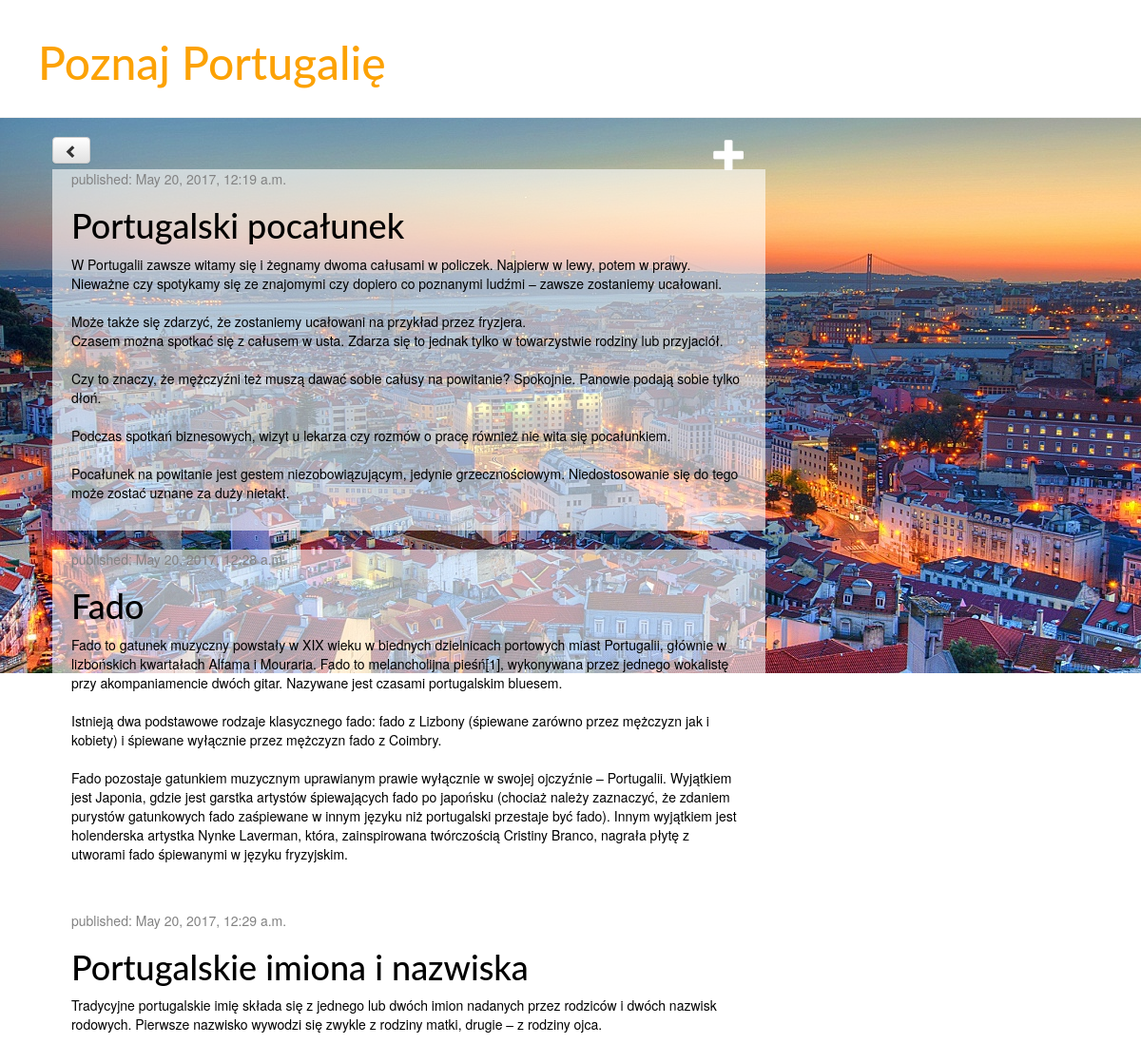
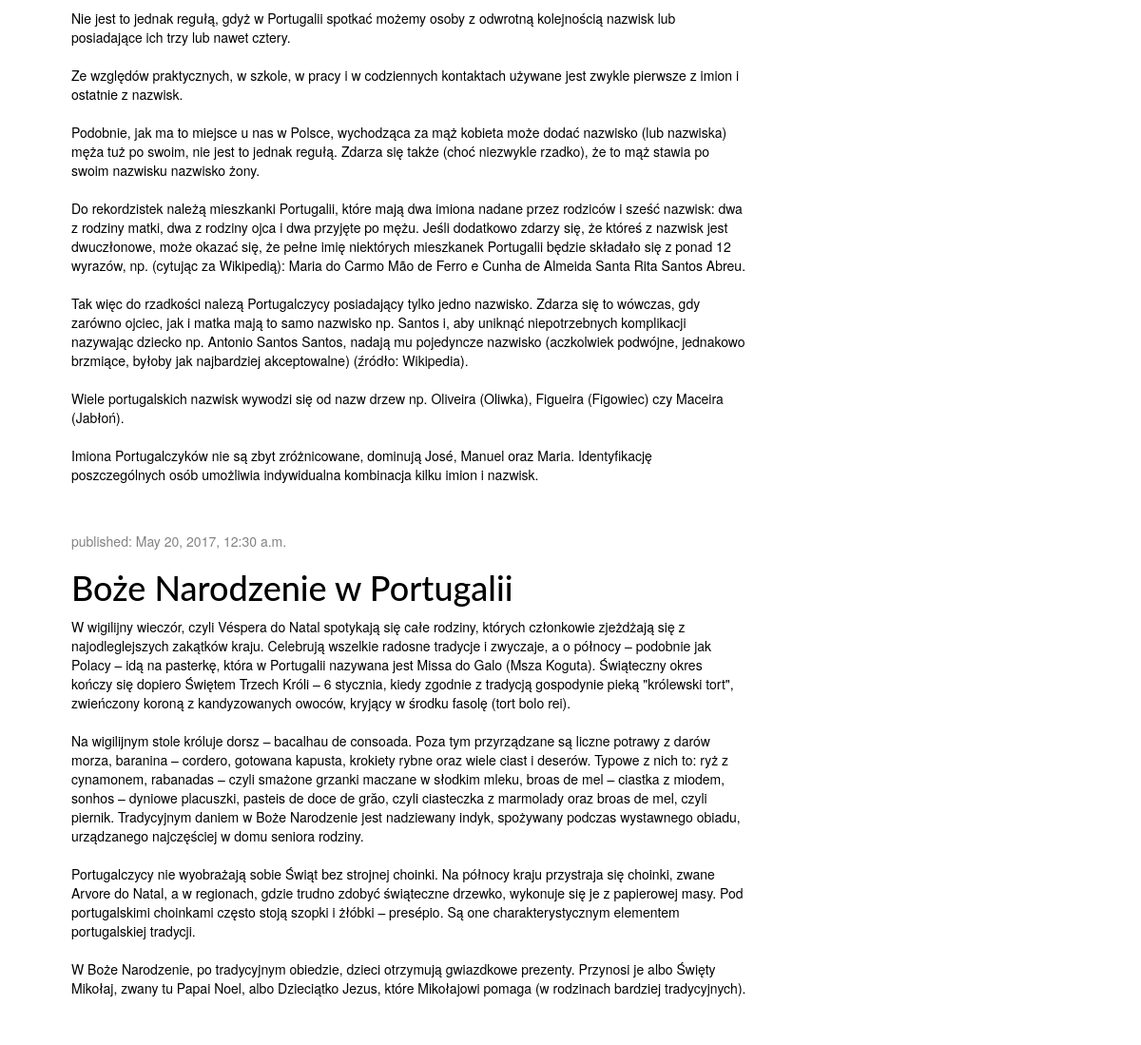
Page /post on the committed database (2 pictures, top to bottom).
### blog/models.py (models this page shows, shortened)
class Post(models.Model):
		author = models.ForeignKey('auth.User')
		title = models.CharField(max_length=200)
		text = models.TextField()
		created_date = models.DateTimeField(
			default=timezone.now)
		published_date = models.DateTimeField(
			blank=True, null=True)

### blog/views.py (the view)
# urls.py: url(r'^post', views.post_list, name='post_list'),
def post_list(request):
	posts = Post.objects.filter(published_date__lte=timezone.now()).order_by('published_date')
	return render(request, 'blog/post_list.html', {'posts': posts})

### blog/templates/blog/post_list.html
{% extends 'blog/base.html' %}
{% block content %}
	<a class="btn btn-default" href="{% url 'category_list' %}"><span class="glyphicon glyphicon-chevron-left"></span></a>
	<a href="{% url 'post_new' %}" class="top-menu"><span class="glyphicon glyphicon-plus"></span></a>
    {% for post in posts %}
    	<div class="post">
        	<div class="date">
            	<p>published: {{ post.published_date }}</p>
            </div>
            <h1><a href="{% url 'post_detail' pk=post.pk %}">{{ post.title }}</a></h1>
            <p>{{ post.text|linebreaksbr }}</p>
        </div>
	{% endfor %}
{% endblock %}

### blog/static/css/blog.css (style rules this page uses)
body { background-image: url('images/flag.jpg'); background-attachment: fixed; background-size: 100%; width: 100%; background-repeat: no-repeat; }
h1 a { color: #FCA205; font-family: 'Lato'; text-decoration: none; }
h1, h2, h3, h4 { font-family: 'Lato', cursive; }
.date { color: #828282; }
.top-menu, .top-menu:hover, .top-menu:visited { color: #ffffff; float: right; font-size: 26pt; margin-right: 20px; }
.post { margin-bottom: 20px; padding-bottom: 20px; }
.post h1 a, .post h1 a:visited { color: #000000; }
.post { color: black; background-color: rgba(255, 255, 255, 0.6); float: right; padding-left: 20px; padding-right: 20px; }

### rows in the picture
Post: published_date "May 20, 2017, 12:19 a.m.", title "Portugalski pocałunek", text "W Portugalii zawsze witamy się i żegnamy dwoma całusami w policzek. Najpierw w lewy, potem w prawy. Nieważne czy spotykamy się ze znajomymi czy dopiero co poznanymi ludźmi – zawsze zostaniemy ucałowani. Może także się zdarzyć, że zostaniemy ucałowani na przykład przez fryzjera. Czasem można spotkać się z całusem w usta. Zdarza się to jednak tylko w towarzystwie rodziny lub przyjaciół. Czy to znaczy, że mężczyźni też muszą dawać sobie całusy na powitanie? Spokojnie. Panowie podają sobie tylko dłoń. Podczas spotkań biznesowych, wizyt u lekarza czy rozmów o pracę również nie wita się pocałunkiem. Pocałunek na powitanie jest gestem niezobowiązującym, jedynie grzecznościowym. Niedostosowanie się…"
Post: published_date "May 20, 2017, 12:28 a.m.", title "Fado", text "Fado to gatunek muzyczny powstały w XIX wieku w biednych dzielnicach portowych miast Portugalii, głównie w lizbońskich kwartałach Alfama i Mouraria. Fado to melancholijna pieśń[1], wykonywana przez jednego wokalistę przy akompaniamencie dwóch gitar. Nazywane jest czasami portugalskim bluesem. Istnieją dwa podstawowe rodzaje klasycznego fado: fado z Lizbony (śpiewane zarówno przez mężczyzn jak i kobiety) i śpiewane wyłącznie przez mężczyzn fado z Coimbry. Fado pozostaje gatunkiem muzycznym uprawianym prawie wyłącznie w swojej ojczyźnie – Portugalii. Wyjątkiem jest Japonia, gdzie jest garstka artystów śpiewających fado po japońsku (chociaż należy zaznaczyć, że zdaniem purystów gatunkowych…"
Post: published_date "May 20, 2017, 12:29 a.m.", title "Portugalskie imiona i nazwiska", text "Tradycyjne portugalskie imię składa się z jednego lub dwóch imion nadanych przez rodziców i dwóch nazwisk rodowych. Pierwsze nazwisko wywodzi się zwykle z rodziny matki, drugie – z rodziny ojca. Nie jest to jednak regułą, gdyż w Portugalii spotkać możemy osoby z odwrotną kolejnością nazwisk lub posiadające ich trzy lub nawet cztery. Ze względów praktycznych, w szkole, w pracy i w codziennych kontaktach używane jest zwykle pierwsze z imion i ostatnie z nazwisk. Podobnie, jak ma to miejsce u nas w Polsce, wychodząca za mąż kobieta może dodać nazwisko (lub nazwiska) męża tuż po swoim, nie jest to jednak regułą. Zdarza się także (choć niezwykle rzadko), że to mąż stawia po swoim nazwisku…"
Post: published_date "May 20, 2017, 12:30 a.m.", title "Boże Narodzenie w Portugalii", text "W wigilijny wieczór, czyli Véspera do Natal spotykają się całe rodziny, których członkowie zjeżdżają się z najodleglejszych zakątków kraju. Celebrują wszelkie radosne tradycje i zwyczaje, a o północy – podobnie jak Polacy – idą na pasterkę, która w Portugalii nazywana jest Missa do Galo (Msza Koguta). Świąteczny okres kończy się dopiero Świętem Trzech Króli – 6 stycznia, kiedy zgodnie z tradycją gospodynie pieką \"królewski tort\", zwieńczony koroną z kandyzowanych owoców, kryjący w środku fasolę (tort bolo rei). Na wigilijnym stole króluje dorsz – bacalhau de consoada. Poza tym przyrządzane są liczne potrawy z darów morza, baranina – cordero, gotowana kapusta, krokiety rybne oraz wiele ciast…"
